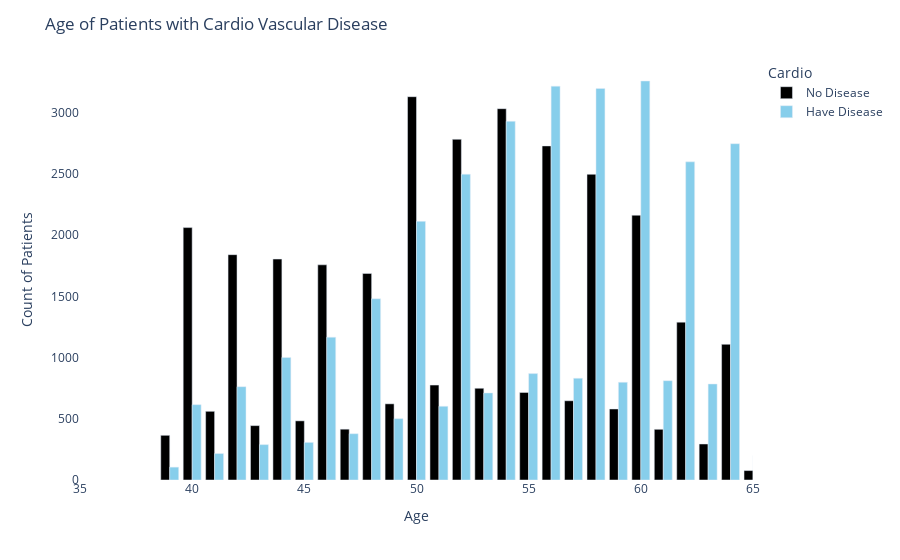

Write notebook code for a chart like this one.
### Code cell
# Group the DataFrame and count the occurrences
counts = df.groupby(['age_in_years', 'cardio']).size().unstack(fill_value=0).reset_index()

# Reshape the data for Plotly
counts_melted = pd.melt(counts, id_vars='age_in_years', value_vars=[0, 1], var_name='Cardio', value_name='Count')

# Replace cardio values with descriptive labels
counts_melted['Cardio'] = counts_melted['Cardio'].map({0: 'No Disease', 1: 'Have Disease'})

# Plot the bar chart using Plotly
fig_age = px.bar(counts_melted, x='age_in_years', y='Count', color='Cardio', barmode='group',
             color_discrete_map={'No Disease': 'black', 'Have Disease': 'skyblue'})

# Update layout
fig_age.update_layout(title='Age of Patients with Cardio Vascular Disease',
                  xaxis_title='Age',
                  yaxis_title='Count of Patients',
                  xaxis=dict(range=[35, counts_melted['age_in_years'].max()]),
                  bargap=0.2, # Expand bar width
                  plot_bgcolor='white')

### Figure 1 — Plotly figure (JSON) as saved in the notebook; plotly's stock layout.template omitted (floating-point values rounded to 4 significant figures)
{"data": [{"alignmentgroup": "True", "hovertemplate": "Cardio=No Disease<br>age_in_years=%{x}<br>Count=%{y}<extra></extra>", "legendgroup": "No Disease", "marker": {"color": "black", "pattern": {"shape": ""}}, "name": "No Disease", "offsetgroup": "No Disease", "orientation": "v", "showlegend": true, "textposition": "auto", "type": "bar", "x": [30, 39, 40, 41, 42, 43, 44, 45, 46, 47, 48, 49, 50, 51, 52, 53, 54, 55, 56, 57, 58, 59, 60, 61, 62, 63, 64, 65], "xaxis": "x", "y": [4, 365, 2061, 561, 1840, 444, 1804, 483, 1757, 415, 1687, 622, 3130, 775, 2782, 749, 3032, 715, 2728, 647, 2496, 580, 2162, 414, 1289, 294, 1108, 77], "yaxis": "y"}, {"alignmentgroup": "True", "hovertemplate": "Cardio=Have Disease<br>age_in_years=%{x}<br>Count=%{y}<extra></extra>", "legendgroup": "Have Disease", "marker": {"color": "skyblue", "pattern": {"shape": ""}}, "name": "Have Disease", "offsetgroup": "Have Disease", "orientation": "v", "showlegend": true, "textposition": "auto", "type": "bar", "x": [30, 39, 40, 41, 42, 43, 44, 45, 46, 47, 48, 49, 50, 51, 52, 53, 54, 55, 56, 57, 58, 59, 60, 61, 62, 63, 64, 65], "xaxis": "x", "y": [0, 105, 615, 216, 762, 289, 1001, 307, 1166, 378, 1480, 501, 2112, 602, 2497, 711, 2929, 869, 3216, 831, 3197, 798, 3258, 811, 2598, 784, 2746, 200], "yaxis": "y"}], "layout": {"bargap": 0.2, "barmode": "group", "legend": {"title": {"text": "Cardio"}, "tracegroupgap": 0}, "margin": {"t": 60}, "plot_bgcolor": "white", "title": {"text": "Age of Patients with Cardio Vascular Disease"}, "xaxis": {"anchor": "y", "domain": [0, 1], "range": [35, 65], "title": {"text": "Age"}}, "yaxis": {"anchor": "x", "domain": [0, 1], "title": {"text": "Count of Patients"}}}}
